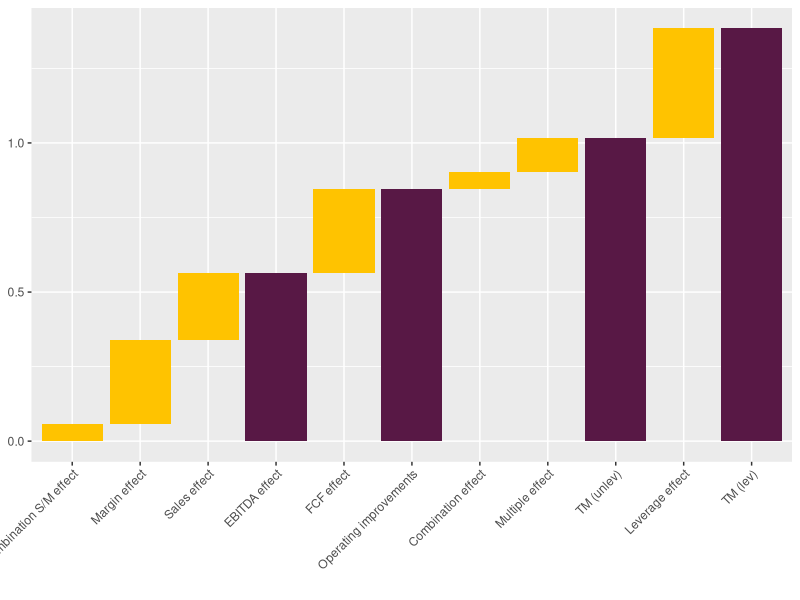
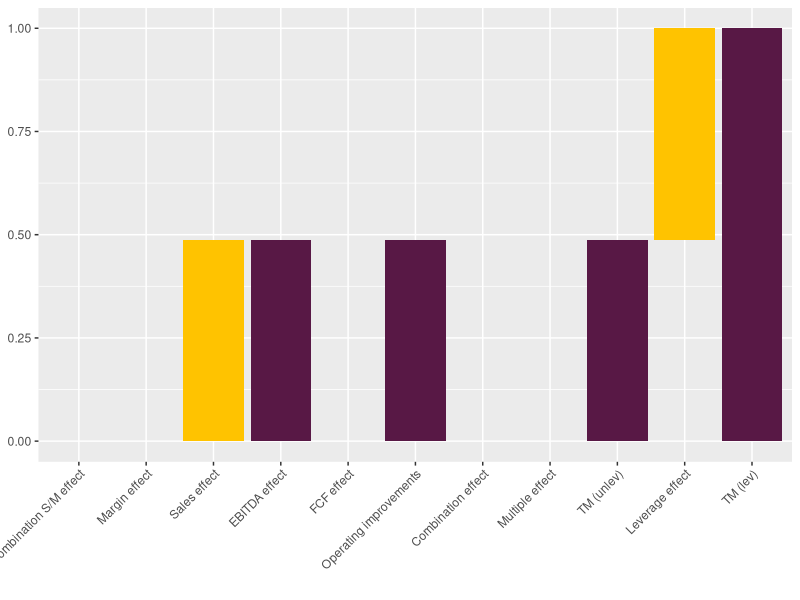
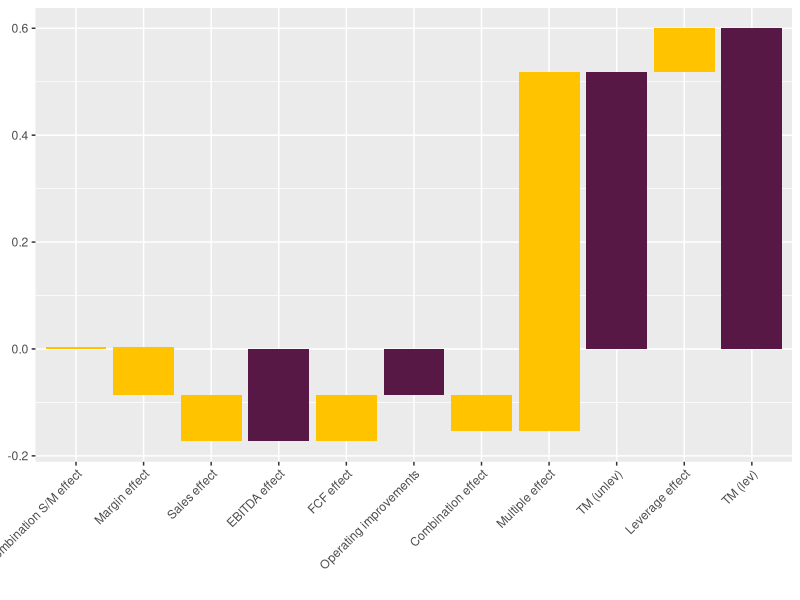

Generate these figures, in order, with R:
## ---- chunk 1
knitr::opts_chunk$set(echo = FALSE)
## ---- chunk 2
library(knitr)
library(kableExtra)
library(data.table)
DT <- data.table(Item        = c("EV", "Equity", "Net debt", "EBITDA", "Interim cash flows"),
                 LBO_A_entry = c(100, 100, 0, 10, 0),
                 LBO_A_exit  = c(200, 200, 0, 20, 0),
                 LBO_B_entry = c(100, 10, 90, 10, 0),
                 LBO_B_exit  = c(200, 110,90, 20, 0))
kbl(DT, col.names = c("Item", "Entry", "Exit", "Entry", "Exit")) %>%
  kable_classic(full_width = FALSE) %>%
  add_header_above(c(" " = 1, "LBO by Fund A" = 2, "LBO by Fund B" = 2))

## ---- chunk 3
#' Calculate the value creation bridge for a PE investment, splitting it up in leverage, multiple and EBITDA effect
#'
#' The function creates the value creation for LBOs; detailed explanation about methodology can be found in Puche (2016) and Pindur (2007).
#' The split-up of the total proceeds (which are net of invested cost, i.e. the net capital gain) in multiple effect, EBITDA effect,
#' combination effect and FCF effect is straightforward and best explained
#' in Pindur (2007). Pindur then scales everything simply by dividing by the total proceeds so that everything adds to 1.
#'
#' In addition, Puche (2016, see footnote 23) focuses on the multiple, which is partly a result of leverage; hence, he
#' unlevers first the multiple and the difference between the levered and unlevered mutiple is the multiple effect.
#'
#'@param .startEquity numeric; equity valuation at start date of the observation period (typically at entry), i.e. EV minus the debt at start point.
#'                    Careful: if fund does not acquire 100 per cent of equity, you have to scale the fund's investment up.
#'@param .endEquity numeric; equity valuation at end date of observation period.
#'@param .startDebt numeric; debt at start date.
#'@param .endDebt numeric; debt at end date.
#'@param .startRev numeric; revenue at start date.
#'@param .endRev numeric; revenue at end date.
#'@param .startEBITDA numeric; EBITDA at start date.
#'@param .endEBITDA numeric; EBITDA at end date.
#'@param .interimCC numeric; interim additional equity investments. Careful with scaling, should be 100 per cent of equity.
#'@param .interimDist numeric; interim distributions to equity from investments. Careful with scaling, should be 100  per cent of equity.
#'@param .interimIntRate numeric; the interest rate during the holding period for that specific deal. 
#'@param .holdingPeriod numeric; holding period (in years) from start to end date of the observation.
#'@return List including the following: 1) A vector with the levered and unlevered multiple (TM_lev and TM_unlev), 
#'        the overall gain / (loss) on the deal, and 
#'        the leverage effect, which is the difference between TM_lev and TM_unlev; it then includes the different effects (FCF, EBITDA, etc.) 
#'        that explain the gain. Important: those effects are shown in absolute numbers. 2) A data.table with the relevant input parameters. 
#'        3) A data.table with the relevant results.
#'@export
#'
#'@references
#' Puche (2016): Essays on Value Creation and its Determinants in Private Equity, Dissertation, p. 29ff
#' Pindur (2007): Value Creation in Successful LBOs, Dissertation, p. 69ff
#'
#'@examples
#' ##### Use numerical example from Puche (2016, Table 2-1)
#' list_results <- value_creation_LBO(.startEquity         = 50,
#'                    .endEquity           = 135,
#'                    .startDebt           = 50,
#'                    .endDebt             = 30,
#'                    .startRev            = 100,
#'                    .endRev              = 120,
#'                    .startEBITDA         = 10,
#'                    .endEBITDA           = 15,
#'                    .interimCC           = 15,
#'                    .interimDist         = 20,
#'                    .interimIntRate      = 0.09,
#'                    .holdingPeriod       = 4)
value_creation_LBO <- function(.startEquity, .endEquity, .startDebt, .endDebt, .startRev, .endRev, .startEBITDA, .endEBITDA,
                               .interimCC, .interimDist, .interimIntRate, .holdingPeriod) {

  ### Calculations of additional inputs
  startEV <- .startEquity + .startDebt
  endEV   <- .endEquity   + .endDebt
  startEV_EBITDA_mult <- startEV/.startEBITDA
  endEV_EBITDA_mult   <- endEV/.endEBITDA
  costDebt <- (1+.interimIntRate)^.holdingPeriod - 1
  invCapital <- .startEquity + .interimCC
  deltaEquity <- .endEquity - .startEquity
  gain <- deltaEquity + .interimDist - .interimCC
  avgDebtEquity <- (.startDebt/.startEquity + .endDebt/.endEquity)/2 #TODO: Understand why you need the average here
  startMargin <- .startEBITDA/.startRev
  endMargin   <- .endEBITDA/.endRev

  ### Calculations of output
  TM_lev                  <- gain/invCapital
  TM_unlev                <- (TM_lev + costDebt * avgDebtEquity)/(1 + avgDebtEquity)
  lev_effect              <- TM_lev - TM_unlev
  mult_effect             <- .startEBITDA * (endEV_EBITDA_mult - startEV_EBITDA_mult)
  mult_EBITDA_comb_effect <- (.endEBITDA - .startEBITDA) * (endEV_EBITDA_mult - startEV_EBITDA_mult)
  FCF_effect              <- -(.endDebt - .startDebt) + .interimDist - .interimCC
  EBITDA_effect           <- (.endEBITDA - .startEBITDA) * startEV_EBITDA_mult
  Rev_effect              <- (.endRev - .startRev) * startMargin * startEV_EBITDA_mult
  margin_effect           <- (endMargin - startMargin) * .startRev  * startEV_EBITDA_mult
  SM_comb_effect          <- (.endRev - .startRev) * (endMargin - startMargin) * startEV_EBITDA_mult

  vec_results <-c(TM_lev                  = TM_lev,
                  TM_unlev                = TM_unlev,
                  gain                    = gain,
                  lev_effect              = lev_effect,
                  mult_effect             = mult_effect,
                  mult_EBITDA_comb_effect = mult_EBITDA_comb_effect,
                  EBITDA_effect           = EBITDA_effect,
                  FCF_effect              = FCF_effect,
                  Rev_effect              = Rev_effect,
                  margin_effect           = margin_effect,
                  SM_comb_effect          = SM_comb_effect,
                  startEV_EBITDA_mult     = startEV_EBITDA_mult,
                  endEV_EBITDA_mult       = endEV_EBITDA_mult,
                  startEV                 = startEV,
                  endEV                   = endEV,
                  totalInv                = .startEquity + .interimCC,
                  TM_mult                 = mult_effect/abs(gain) * abs(TM_unlev),
                  TM_mult_EBITDA_comb     = mult_EBITDA_comb_effect/abs(gain) * abs(TM_unlev),
                  TM_EBITDA               = EBITDA_effect/abs(gain) * abs(TM_unlev),
                  TM_FCF                  = FCF_effect/abs(gain) * abs(TM_unlev),
                  TM_Rev                  = Rev_effect/abs(gain) * abs(TM_unlev),
                  TM_margin               = margin_effect/abs(gain) * abs(TM_unlev),
                  TM_SM_comb              = SM_comb_effect/abs(gain) * abs(TM_unlev))
  
    print_table_inputs <- data.table(
     Item  = c("Revenue", "EBITDA", "Equity", "Net Debt", "EV", "EV/EBITDA", "CC", "Dist",
               "Holding period", "Interest rate p.a.",  "Avg debt/equity ratio", "Cost of debt"),
     Entry = c(.startRev, .startEBITDA, .startEquity, .startDebt, startEV, startEV_EBITDA_mult,
               rep(NA, 6)),
     Interim = c(rep(NA, 6), .interimCC, .interimDist, 
                 .holdingPeriod, .interimIntRate, avgDebtEquity, costDebt),
     Exit    = c(.endRev, .endEBITDA, .endEquity, .endDebt, endEV, endEV_EBITDA_mult, rep(NA, 6))
  )
  
  print_table_outputs <- data.table(
     Item  = c("TM (levered)", 
               "Gain / TM (unlevered)",
               "FCF",
               "Comb. multiple / EBITDA",
               "Multiple",
               "EBITDA",
               "Comb. revenue/margin",
               "Revenue",
               "Margin"),
     Absolute = c(NA, vec_results[c(3,8,6,5,7,11,9,10)]),
     TM       = c(vec_results[c(1,2,20,18,17,19,23,21,22)])
  )
  
  
  ### Output
  return(list(vec_results         = vec_results,
              print_table_inputs  = print_table_inputs,
              print_table_outputs = print_table_outputs))

}
## ---- chunk 4
#' Wrapper function for ggplot to plot value bridge for function \code{\link{value_creation_LBO}}
#'
#' @param .list_value_creation_LBO list; output from function \code{\link{value_creation_LBO}}.
#' @return ggplot2 bar plot that shows the value creation bridge.
#'
#' @import ggplot2
#' @export
#'
#' @references
#' \url{https://learnr.wordpress.com/2010/05/10/ggplot2-waterfall-charts/}
#'
#' @examples
#' #### Puche example
#' plotValueBridge(value_creation_LBO(
#'                    .startEquity         = 50,
#'                    .endEquity           = 135,
#'                    .startDebt           = 50,
#'                    .endDebt             = 30,
#'                    .startRev            = 100,
#'                    .endRev              = 120,
#'                    .startEBITDA         = 10,
#'                    .endEBITDA           = 15,
#'                    .interimCC           = 15,
#'                    .interimDist         = 20,
#'                    .interimIntRate      = 0.09,
#'                    .holdingPeriod       = 4)$vec_results)
#' #### How does it look with negative multiples
#' plotValueBridge(value_creation_LBO(.startEquity         = 50,
#'                    .endEquity           = 60,
#'                    .startDebt           = 50,
#'                    .endDebt             = 30,
#'                    .startRev            = 100,
#'                    .endRev              = 80,
#'                    .startEBITDA         = 10,
#'                    .endEBITDA           = 6,
#'                    .interimCC           = 5,
#'                    .interimDist         = 0,
#'                    .interimIntRate      = 0.09,
#'                    .holdingPeriod       = 4)$vec_results)
#' #### Yet another example
#' plotValueBridge(value_creation_LBO(.startEquity         = 37.333,
#'                    .endEquity           = 50.67,
#'                    .startDebt           = 7.1,
#'                    .endDebt             = 0.7,
#'                    .startRev            = 91,
#'                    .endRev              = 117.3,
#'                    .startEBITDA         = 7.7,
#'                    .endEBITDA           = 10.9,
#'                    .interimCC           = 0,
#'                    .interimDist         = 1.44,
#'                    .interimIntRate      = 0.09,
#'                    .holdingPeriod       = 2)$vec_results)
#' ##### Next example where multiple is increased because the business is struggling and GP wants to moderate decrease in valuation
#' plotValueBridge(value_creation_LBO(.startEquity         = 19.13,
#'                    .endEquity           = 12.05,
#'                    .startDebt           = 0.8,
#'                    .endDebt             = 4.53,
#'                    .startRev            = 87.12,
#'                    .endRev              = 58.98,
#'                    .startEBITDA         = 5.54,
#'                    .endEBITDA           = 3.93,
#'                    .interimCC           = 0,
#'                    .interimDist         = 0,
#'                    .interimIntRate      = 0.09,
#'                    .holdingPeriod       = 2)$vec_results)
plot_value_bridge <- function(.vec_value_creation_LBO, .fillColors = c("#FFC300", "#581845")) {

  #Calculate inbetween multiples
  mult_OpImpr <- .vec_value_creation_LBO["TM_unlev"] - .vec_value_creation_LBO["TM_mult"] - .vec_value_creation_LBO["TM_mult_EBITDA_comb"]

  strDesc <- c("Combination S/M effect", "Margin effect", "Sales effect", "EBITDA effect", "FCF effect", "Operating improvements",
               "Combination effect", "Multiple effect", "TM (unlev)", "Leverage effect", "TM (lev)")

  plotDF <- data.frame(Desc  = factor(strDesc, levels = strDesc),
                       Type  = c("Bridge", "Bridge", "Bridge", "Full", "Bridge", "Full", "Bridge", "Bridge", "Full", "Bridge", "Full"),
                       Start = c(0,
                                 .vec_value_creation_LBO["TM_SM_comb"], 
                                 .vec_value_creation_LBO["TM_SM_comb"] + .vec_value_creation_LBO["TM_margin"], 
                                 0,
                                 .vec_value_creation_LBO["TM_EBITDA"], 
                                 0,
                                 mult_OpImpr,
                                 mult_OpImpr + .vec_value_creation_LBO["TM_mult_EBITDA_comb"], 
                                 0,
                                 .vec_value_creation_LBO[["TM_unlev"]],
                                 0),
                       End   = c(.vec_value_creation_LBO["TM_SM_comb"],
                                 .vec_value_creation_LBO["TM_SM_comb"] + .vec_value_creation_LBO["TM_margin"],
                                 .vec_value_creation_LBO["TM_EBITDA"],
                                 .vec_value_creation_LBO["TM_EBITDA"],
                                 mult_OpImpr,
                                 mult_OpImpr,
                                 mult_OpImpr + .vec_value_creation_LBO["TM_mult_EBITDA_comb"],
                                 .vec_value_creation_LBO[["TM_unlev"]],
                                 .vec_value_creation_LBO[["TM_unlev"]],
                                 .vec_value_creation_LBO[["TM_lev"]],
                                 .vec_value_creation_LBO[["TM_lev"]]))
  plotDF$Amount <- plotDF$End - plotDF$Start
  plotDF$ID <- 1:nrow(plotDF)

  #https://stackoverflow.com/questions/50688764/r-ggplot2-ignoring-unknown-aesthetics-with-geom-rect
  suppressWarnings(ggplot(plotDF, aes(x=Desc, fill = Type)) +
                     scale_fill_manual(values = .fillColors) +
                     geom_rect(aes(x=Desc, xmin = ID - 0.45, xmax = ID + 0.45, ymin = Start, ymax = End)) +
                     xlab("") +
                     theme(legend.position = "none", axis.text.x = element_text(angle = 45, hjust = 1)))

}

## ---- chunk 5
library(ggplot2)
##### Use numerical example from Puche (2016, Table 2-1)
list_results <- value_creation_LBO(.startEquity = 50,
                   .endEquity           = 135,
                   .startDebt           = 50,
                   .endDebt             = 30,
                   .startRev            = 100,
                   .endRev              = 120,
                   .startEBITDA         = 10,
                   .endEBITDA           = 15,
                   .interimCC           = 15,
                   .interimDist         = 20,
                   .interimIntRate      = 0.09,
                   .holdingPeriod       = 4)
kbl(list_results$print_table_outputs,
    caption="Results of value creation analysis of Puche's example") %>%
  kable_classic(full_width = FALSE)
## ---- chunk 6
plot_value_bridge(list_results$vec_results)
## ---- chunk 7
list_results <- value_creation_LBO(
                   .startEquity         = 10,
                   .endEquity           = 20,
                   .startDebt           = 90,
                   .endDebt             = 90,
                   .startRev            = 100,
                   .endRev              = 110,
                   .startEBITDA         = 10,
                   .endEBITDA           = 11,
                   .interimCC           = 0,
                   .interimDist         = 0,
                   .interimIntRate      = 0.09,
                   .holdingPeriod       = 4)
kbl(list_results$print_table_inputs,
    caption="Inputs of financial engineering example") %>%
  kable_classic(full_width = FALSE)
plot_value_bridge(list_results$vec_results)
## ---- chunk 8
##### Use numerical example from Puche (2016, Table 2-1)
list_results <- value_creation_LBO(
                   .startEquity         = 10,
                   .endEquity           = 0,
                   .startDebt           = 90,
                   .endDebt             = 90,
                   .startRev            = 100,
                   .endRev              = 90,
                   .startEBITDA         = 10,
                   .endEBITDA           = 9,
                   .interimCC           = 0,
                   .interimDist         = 0,
                   .interimIntRate      = 0.09,
                   .holdingPeriod       = 4)
kbl(list_results$print_table_inputs,
    caption="Inputs of financial engineering example in case of underperformance") %>%
  kable_classic(full_width = FALSE)

### Not meaningful in this case
#plot_value_bridge(list_results$vec_results)
## ---- chunk 9
##### Use numerical example from Puche (2016, Table 2-1)
list_results <- value_creation_LBO(
                   .startEquity         = 50,
                   .endEquity           = 80,
                   .startDebt           = 50,
                   .endDebt             = 45,
                   .startRev            = 100,
                   .endRev              = 95,
                   .startEBITDA         = 10,
                   .endEBITDA           = 9,
                   .interimCC           = 0,
                   .interimDist         = 0,
                   .interimIntRate      = 0.09,
                   .holdingPeriod       = 4)
kbl(list_results$print_table_inputs,
    caption="Inputs of multiple expansion example") %>%
  kable_classic(full_width = FALSE)
kbl(list_results$print_table_outputs,
    caption="Results of value creation analysis of multiple expansion example") %>%
  kable_classic(full_width = FALSE)
plot_value_bridge(list_results$vec_results)
